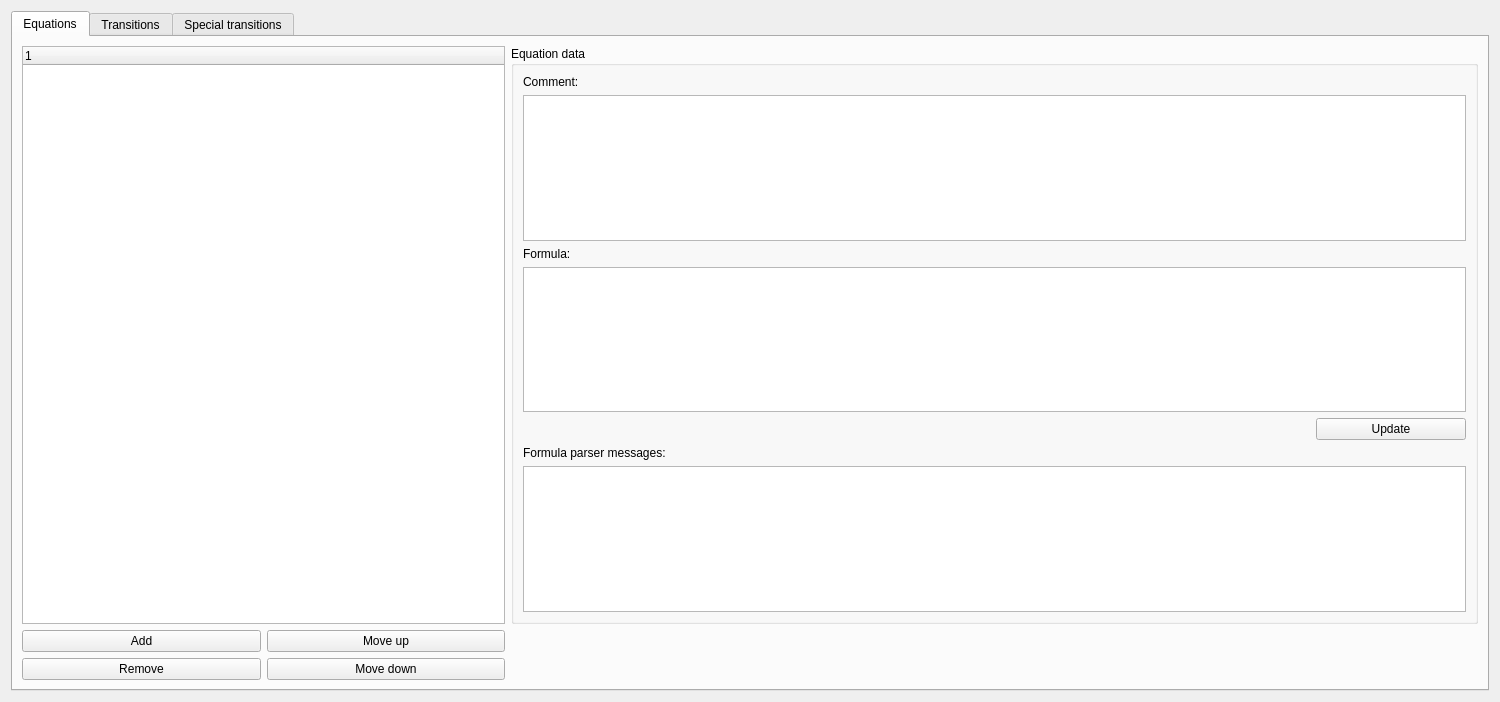
<?xml version="1.0" encoding="UTF-8"?>
<ui version="4.0">
 <class>PrototypeManagerWindow</class>
 <widget class="QWidget" name="PrototypeManagerWindow">
  <property name="geometry">
   <rect>
    <x>0</x>
    <y>0</y>
    <width>1500</width>
    <height>702</height>
   </rect>
  </property>
  <property name="windowTitle">
   <string>Prototype manager</string>
  </property>
  <layout class="QVBoxLayout" name="verticalLayout">
   <item>
    <widget class="QTabWidget" name="tabWidget">
     <property name="currentIndex">
      <number>0</number>
     </property>
     <widget class="QWidget" name="equationsTab">
      <attribute name="title">
       <string>Equations</string>
      </attribute>
      <layout class="QGridLayout" name="gridLayout">
       <item row="0" column="0">
        <widget class="QTreeWidget" name="equationsTree">
         <property name="sizePolicy">
          <sizepolicy hsizetype="Expanding" vsizetype="Expanding">
           <horstretch>1</horstretch>
           <verstretch>0</verstretch>
          </sizepolicy>
         </property>
         <property name="alternatingRowColors">
          <bool>true</bool>
         </property>
         <column>
          <property name="text">
           <string notr="true">1</string>
          </property>
         </column>
        </widget>
       </item>
       <item row="1" column="0">
        <widget class="QWidget" name="widget" native="true">
         <layout class="QGridLayout" name="gridLayout_2">
          <property name="leftMargin">
           <number>0</number>
          </property>
          <property name="topMargin">
           <number>0</number>
          </property>
          <property name="rightMargin">
           <number>0</number>
          </property>
          <property name="bottomMargin">
           <number>0</number>
          </property>
          <item row="0" column="1">
           <widget class="QPushButton" name="moveEquationUpButton">
            <property name="text">
             <string>Move up</string>
            </property>
           </widget>
          </item>
          <item row="0" column="0">
           <widget class="QPushButton" name="addEquationButton">
            <property name="text">
             <string>Add</string>
            </property>
           </widget>
          </item>
          <item row="1" column="0">
           <widget class="QPushButton" name="removeEquationButton">
            <property name="text">
             <string>Remove</string>
            </property>
           </widget>
          </item>
          <item row="1" column="1">
           <widget class="QPushButton" name="moveEquationDownButton">
            <property name="text">
             <string>Move down</string>
            </property>
           </widget>
          </item>
         </layout>
        </widget>
       </item>
       <item row="0" column="1">
        <widget class="QGroupBox" name="groupBox">
         <property name="sizePolicy">
          <sizepolicy hsizetype="Preferred" vsizetype="Preferred">
           <horstretch>2</horstretch>
           <verstretch>0</verstretch>
          </sizepolicy>
         </property>
         <property name="title">
          <string>Equation data</string>
         </property>
         <layout class="QVBoxLayout" name="verticalLayout_2">
          <item>
           <widget class="QLabel" name="label_3">
            <property name="text">
             <string>Comment:</string>
            </property>
           </widget>
          </item>
          <item>
           <widget class="QPlainTextEdit" name="equationCommentTextEdit">
            <property name="tabChangesFocus">
             <bool>true</bool>
            </property>
           </widget>
          </item>
          <item>
           <widget class="QLabel" name="label">
            <property name="text">
             <string>Formula:</string>
            </property>
           </widget>
          </item>
          <item>
           <widget class="QPlainTextEdit" name="equationFormulaTextEdit">
            <property name="tabChangesFocus">
             <bool>true</bool>
            </property>
           </widget>
          </item>
          <item>
           <widget class="QWidget" name="widget_2" native="true">
            <layout class="QHBoxLayout" name="horizontalLayout_2">
             <property name="leftMargin">
              <number>0</number>
             </property>
             <property name="topMargin">
              <number>0</number>
             </property>
             <property name="rightMargin">
              <number>0</number>
             </property>
             <property name="bottomMargin">
              <number>0</number>
             </property>
             <item>
              <spacer name="horizontalSpacer_2">
               <property name="orientation">
                <enum>Qt::Horizontal</enum>
               </property>
               <property name="sizeHint" stdset="0">
                <size>
                 <width>40</width>
                 <height>20</height>
                </size>
               </property>
              </spacer>
             </item>
             <item>
              <widget class="QPushButton" name="updateEquationButton">
               <property name="minimumSize">
                <size>
                 <width>150</width>
                 <height>0</height>
                </size>
               </property>
               <property name="text">
                <string>Update</string>
               </property>
              </widget>
             </item>
            </layout>
           </widget>
          </item>
          <item>
           <widget class="QLabel" name="label_2">
            <property name="text">
             <string>Formula parser messages:</string>
            </property>
           </widget>
          </item>
          <item>
           <widget class="QPlainTextEdit" name="eqParserMessagesTextEdit">
            <property name="focusPolicy">
             <enum>Qt::NoFocus</enum>
            </property>
            <property name="readOnly">
             <bool>true</bool>
            </property>
           </widget>
          </item>
         </layout>
        </widget>
       </item>
      </layout>
     </widget>
     <widget class="QWidget" name="transitionsTab">
      <attribute name="title">
       <string>Transitions</string>
      </attribute>
      <layout class="QGridLayout" name="gridLayout_3" columnstretch="1,3">
       <item row="0" column="0">
        <widget class="QTreeWidget" name="transitionsTree">
         <property name="sizePolicy">
          <sizepolicy hsizetype="Expanding" vsizetype="Expanding">
           <horstretch>1</horstretch>
           <verstretch>0</verstretch>
          </sizepolicy>
         </property>
         <property name="alternatingRowColors">
          <bool>true</bool>
         </property>
         <column>
          <property name="text">
           <string notr="true">1</string>
          </property>
         </column>
        </widget>
       </item>
       <item row="0" column="1">
        <widget class="QGroupBox" name="groupBox_2">
         <property name="sizePolicy">
          <sizepolicy hsizetype="Preferred" vsizetype="Preferred">
           <horstretch>2</horstretch>
           <verstretch>0</verstretch>
          </sizepolicy>
         </property>
         <property name="title">
          <string>Transition data</string>
         </property>
         <layout class="QVBoxLayout" name="verticalLayout_3">
          <item>
           <widget class="QLabel" name="label_4">
            <property name="text">
             <string>Comment:</string>
            </property>
           </widget>
          </item>
          <item>
           <widget class="QPlainTextEdit" name="transitionCommentTextEdit">
            <property name="tabChangesFocus">
             <bool>true</bool>
            </property>
           </widget>
          </item>
          <item>
           <widget class="QWidget" name="widget_4" native="true">
            <layout class="QHBoxLayout" name="horizontalLayout">
             <property name="leftMargin">
              <number>0</number>
             </property>
             <property name="topMargin">
              <number>0</number>
             </property>
             <property name="rightMargin">
              <number>0</number>
             </property>
             <property name="bottomMargin">
              <number>0</number>
             </property>
             <item>
              <spacer name="horizontalSpacer">
               <property name="orientation">
                <enum>Qt::Horizontal</enum>
               </property>
               <property name="sizeHint" stdset="0">
                <size>
                 <width>40</width>
                 <height>20</height>
                </size>
               </property>
              </spacer>
             </item>
             <item>
              <widget class="QPushButton" name="updateTransitionButton">
               <property name="minimumSize">
                <size>
                 <width>150</width>
                 <height>0</height>
                </size>
               </property>
               <property name="text">
                <string>Update</string>
               </property>
              </widget>
             </item>
            </layout>
           </widget>
          </item>
          <item>
           <widget class="GS::TransitionWidget" name="transitionWidget" native="true">
            <property name="minimumSize">
             <size>
              <width>0</width>
              <height>300</height>
             </size>
            </property>
           </widget>
          </item>
          <item>
           <widget class="QWidget" name="widget_5" native="true">
            <layout class="QHBoxLayout" name="horizontalLayout_3">
             <property name="leftMargin">
              <number>0</number>
             </property>
             <property name="topMargin">
              <number>0</number>
             </property>
             <property name="rightMargin">
              <number>0</number>
             </property>
             <property name="bottomMargin">
              <number>0</number>
             </property>
             <item>
              <spacer name="horizontalSpacer_3">
               <property name="orientation">
                <enum>Qt::Horizontal</enum>
               </property>
               <property name="sizeHint" stdset="0">
                <size>
                 <width>40</width>
                 <height>20</height>
                </size>
               </property>
              </spacer>
             </item>
             <item>
              <widget class="QPushButton" name="editTransitionButton">
               <property name="minimumSize">
                <size>
                 <width>150</width>
                 <height>0</height>
                </size>
               </property>
               <property name="text">
                <string>Edit</string>
               </property>
              </widget>
             </item>
            </layout>
           </widget>
          </item>
         </layout>
        </widget>
       </item>
       <item row="1" column="0">
        <widget class="QWidget" name="widget_3" native="true">
         <layout class="QGridLayout" name="gridLayout_4">
          <property name="leftMargin">
           <number>0</number>
          </property>
          <property name="topMargin">
           <number>0</number>
          </property>
          <property name="rightMargin">
           <number>0</number>
          </property>
          <property name="bottomMargin">
           <number>0</number>
          </property>
          <item row="0" column="1">
           <widget class="QPushButton" name="moveTransitionUpButton">
            <property name="text">
             <string>Move up</string>
            </property>
           </widget>
          </item>
          <item row="0" column="0">
           <widget class="QPushButton" name="addTransitionButton">
            <property name="text">
             <string>Add</string>
            </property>
           </widget>
          </item>
          <item row="1" column="0">
           <widget class="QPushButton" name="removeTransitionButton">
            <property name="text">
             <string>Remove</string>
            </property>
           </widget>
          </item>
          <item row="1" column="1">
           <widget class="QPushButton" name="moveTransitionDownButton">
            <property name="text">
             <string>Move down</string>
            </property>
           </widget>
          </item>
         </layout>
        </widget>
       </item>
      </layout>
     </widget>
     <widget class="QWidget" name="specialTransitionsTab">
      <attribute name="title">
       <string>Special transitions</string>
      </attribute>
      <layout class="QGridLayout" name="gridLayout_5" columnstretch="1,3">
       <item row="0" column="0">
        <widget class="QTreeWidget" name="specialTransitionsTree">
         <property name="sizePolicy">
          <sizepolicy hsizetype="Expanding" vsizetype="Expanding">
           <horstretch>1</horstretch>
           <verstretch>0</verstretch>
          </sizepolicy>
         </property>
         <property name="alternatingRowColors">
          <bool>true</bool>
         </property>
         <column>
          <property name="text">
           <string notr="true">1</string>
          </property>
         </column>
        </widget>
       </item>
       <item row="0" column="1">
        <widget class="QGroupBox" name="groupBox_3">
         <property name="sizePolicy">
          <sizepolicy hsizetype="Preferred" vsizetype="Preferred">
           <horstretch>2</horstretch>
           <verstretch>0</verstretch>
          </sizepolicy>
         </property>
         <property name="title">
          <string>Special transition data</string>
         </property>
         <layout class="QVBoxLayout" name="verticalLayout_4">
          <item>
           <widget class="QLabel" name="label_5">
            <property name="text">
             <string>Comment:</string>
            </property>
           </widget>
          </item>
          <item>
           <widget class="QPlainTextEdit" name="specialTransitionCommentTextEdit">
            <property name="tabChangesFocus">
             <bool>true</bool>
            </property>
           </widget>
          </item>
          <item>
           <widget class="QWidget" name="widget_7" native="true">
            <layout class="QHBoxLayout" name="horizontalLayout_4">
             <property name="leftMargin">
              <number>0</number>
             </property>
             <property name="topMargin">
              <number>0</number>
             </property>
             <property name="rightMargin">
              <number>0</number>
             </property>
             <property name="bottomMargin">
              <number>0</number>
             </property>
             <item>
              <spacer name="horizontalSpacer_4">
               <property name="orientation">
                <enum>Qt::Horizontal</enum>
               </property>
               <property name="sizeHint" stdset="0">
                <size>
                 <width>40</width>
                 <height>20</height>
                </size>
               </property>
              </spacer>
             </item>
             <item>
              <widget class="QPushButton" name="updateSpecialTransitionButton">
               <property name="minimumSize">
                <size>
                 <width>150</width>
                 <height>0</height>
                </size>
               </property>
               <property name="text">
                <string>Update</string>
               </property>
              </widget>
             </item>
            </layout>
           </widget>
          </item>
          <item>
           <widget class="GS::TransitionWidget" name="specialTransitionWidget" native="true">
            <property name="minimumSize">
             <size>
              <width>0</width>
              <height>300</height>
             </size>
            </property>
           </widget>
          </item>
          <item>
           <widget class="QWidget" name="widget_9" native="true">
            <layout class="QHBoxLayout" name="horizontalLayout_5">
             <property name="leftMargin">
              <number>0</number>
             </property>
             <property name="topMargin">
              <number>0</number>
             </property>
             <property name="rightMargin">
              <number>0</number>
             </property>
             <property name="bottomMargin">
              <number>0</number>
             </property>
             <item>
              <spacer name="horizontalSpacer_5">
               <property name="orientation">
                <enum>Qt::Horizontal</enum>
               </property>
               <property name="sizeHint" stdset="0">
                <size>
                 <width>40</width>
                 <height>20</height>
                </size>
               </property>
              </spacer>
             </item>
             <item>
              <widget class="QPushButton" name="editSpecialTransitionButton">
               <property name="minimumSize">
                <size>
                 <width>150</width>
                 <height>0</height>
                </size>
               </property>
               <property name="text">
                <string>Edit</string>
               </property>
              </widget>
             </item>
            </layout>
           </widget>
          </item>
         </layout>
        </widget>
       </item>
       <item row="1" column="0">
        <widget class="QWidget" name="widget_6" native="true">
         <layout class="QGridLayout" name="gridLayout_6">
          <property name="leftMargin">
           <number>0</number>
          </property>
          <property name="topMargin">
           <number>0</number>
          </property>
          <property name="rightMargin">
           <number>0</number>
          </property>
          <property name="bottomMargin">
           <number>0</number>
          </property>
          <item row="0" column="2">
           <widget class="QPushButton" name="moveSpecialTransitionUpButton">
            <property name="text">
             <string>Move up</string>
            </property>
           </widget>
          </item>
          <item row="0" column="1">
           <widget class="QPushButton" name="addSpecialTransitionButton">
            <property name="text">
             <string>Add</string>
            </property>
           </widget>
          </item>
          <item row="1" column="1">
           <widget class="QPushButton" name="removeSpecialTransitionButton">
            <property name="text">
             <string>Remove</string>
            </property>
           </widget>
          </item>
          <item row="1" column="2">
           <widget class="QPushButton" name="moveSpecialTransitionDownButton">
            <property name="text">
             <string>Move down</string>
            </property>
           </widget>
          </item>
         </layout>
        </widget>
       </item>
      </layout>
     </widget>
    </widget>
   </item>
  </layout>
 </widget>
 <customwidgets>
  <customwidget>
   <class>GS::TransitionWidget</class>
   <extends>QWidget</extends>
   <header>TransitionWidget.h</header>
   <container>1</container>
  </customwidget>
 </customwidgets>
 <tabstops>
  <tabstop>tabWidget</tabstop>
  <tabstop>equationsTree</tabstop>
  <tabstop>addEquationButton</tabstop>
  <tabstop>moveEquationUpButton</tabstop>
  <tabstop>removeEquationButton</tabstop>
  <tabstop>moveEquationDownButton</tabstop>
  <tabstop>equationCommentTextEdit</tabstop>
  <tabstop>equationFormulaTextEdit</tabstop>
  <tabstop>updateEquationButton</tabstop>
  <tabstop>eqParserMessagesTextEdit</tabstop>
  <tabstop>transitionsTree</tabstop>
  <tabstop>addTransitionButton</tabstop>
  <tabstop>moveTransitionUpButton</tabstop>
  <tabstop>removeTransitionButton</tabstop>
  <tabstop>moveTransitionDownButton</tabstop>
  <tabstop>transitionCommentTextEdit</tabstop>
  <tabstop>updateTransitionButton</tabstop>
  <tabstop>editTransitionButton</tabstop>
  <tabstop>specialTransitionsTree</tabstop>
  <tabstop>addSpecialTransitionButton</tabstop>
  <tabstop>moveSpecialTransitionUpButton</tabstop>
  <tabstop>removeSpecialTransitionButton</tabstop>
  <tabstop>moveSpecialTransitionDownButton</tabstop>
  <tabstop>specialTransitionCommentTextEdit</tabstop>
  <tabstop>updateSpecialTransitionButton</tabstop>
  <tabstop>editSpecialTransitionButton</tabstop>
 </tabstops>
 <resources/>
 <connections/>
</ui>
